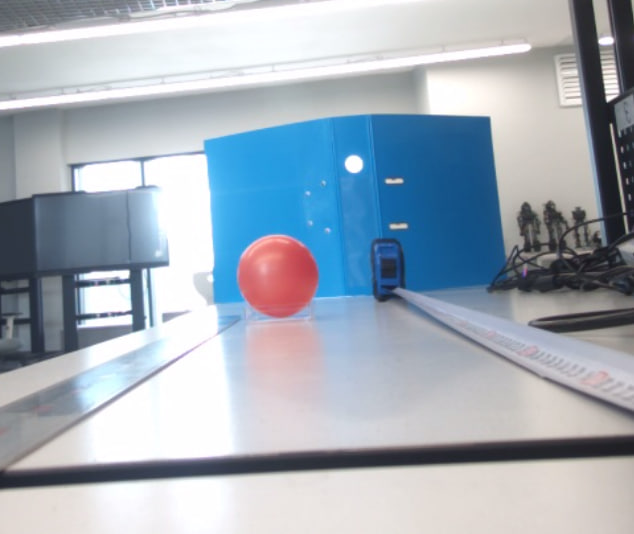
#> input picture lecture 6/1.jpg, 634 x 534 px, given in place of the camera
$ python hsv_filter_cam.py   (older library calls are emulated)
#> lines starting #> are read from the running program, lines starting #| are printed output that depends on the picture; after the words box and inside, x2 and y2 are one past the last pixel; in counts of white or black regions, pixels touching at a corner belong together
import numpy as np
import cv2
import math
cv2.namedWindow("mask")

def nothing(x):
    pass

low_hsv =  (0, 145, 90)
high_hsv =  (184, 212, 232)

lh, ls, lv = low_hsv
hh, hs, hv = high_hsv

cv2.createTrackbar("lh", "mask", lh, 255, nothing)
cv2.createTrackbar("ls", "mask", ls, 255, nothing)
cv2.createTrackbar("lv", "mask", lv, 255, nothing)
cv2.createTrackbar("hh", "mask", hh, 255, nothing)
cv2.createTrackbar("hs", "mask", hs, 255, nothing)
cv2.createTrackbar("hv", "mask", hv, 255, nothing)

calibration_distance = 50 # см
calibration_linear_size = 51 # pixel
cam = cv2.VideoCapture(0)

while (True):
    success, frame = cam.read()
#> frame is the input picture: shape (534, 634, 3); mean B, G, R 185.1, 173.5, 162.2
    original_frame = frame
    cv2.imwrite("ball_unknown_distance_2.jpg",original_frame)
    # [6 lines of commented-out code are left out]

    hsv = cv2.cvtColor(frame, cv2.COLOR_BGR2HSV)
#> hsv: shape (534, 634, 3); mean H, S, V 83.9, 47.1, 189.3

    lh = cv2.getTrackbarPos("lh", "mask")
    ls = cv2.getTrackbarPos("ls", "mask")
    lv = cv2.getTrackbarPos("lv", "mask")
    hh = cv2.getTrackbarPos("hh", "mask")
    hs = cv2.getTrackbarPos("hs", "mask")
    hv = cv2.getTrackbarPos("hv", "mask")

    mask = cv2.inRange(hsv, (lh, ls, lv), (hh, hs, hv))
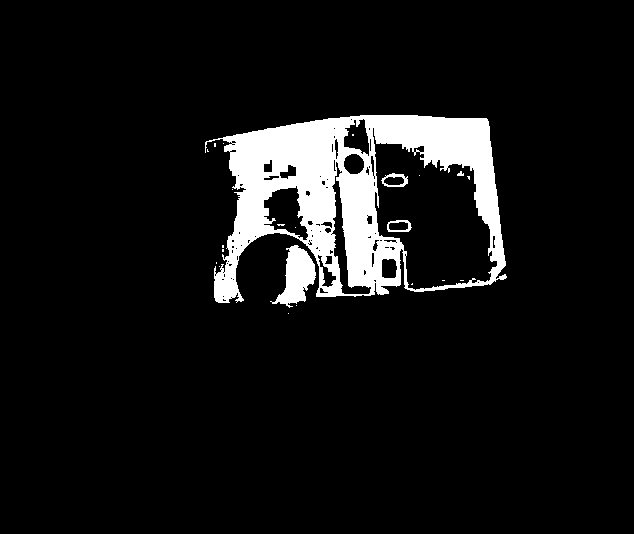
#> mask: shape (534, 634); 7.9% white; 23 white regions (18 under 20 px), largest, box (x1, y1, x2, y2) and area: (205, 115, 507, 303) 25077, (270, 245, 316, 308) 1437, (381, 173, 408, 187) 158, (387, 220, 412, 232) 129, (457, 171, 464, 176) 23
    print("low_hsv = ", (lh, ls, lv), "high_hsv = ", (hh, hs, hv))

    cv2.imshow("mask", mask)

    connectivity = 4
    # Perform the operation
    output = cv2.connectedComponentsWithStats(mask, connectivity, cv2.CV_32S)

    # Get the results
    # The first cell is the number of labels
    num_labels = output[0]
#> num_labels = 24
    # The second cell is the label matrix
    labels = output[1]
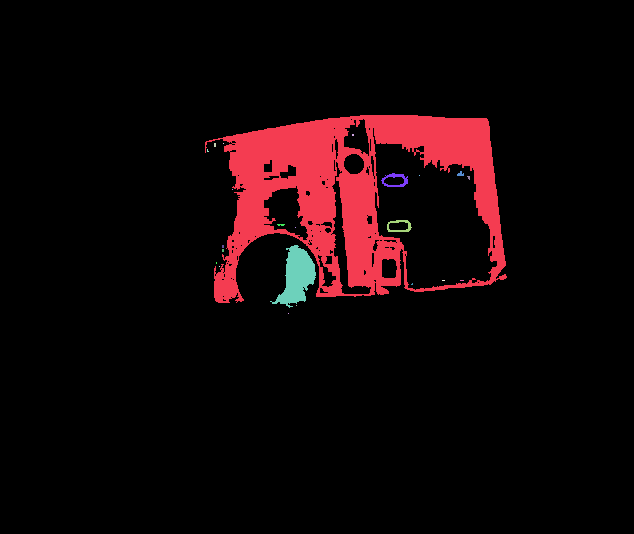
#> labels: shape (534, 634) int32; 24 distinct labels, from 0 to 23; one colour per label, 0 black
    # The third cell is the stat matrix
    stats = output[2]
#> stats = 24 rows, first 6: [0, 0, 634, 534, 311664], [205, 115, 302, 188, 25077], [352, 134, 2, 2, 4], [214, 143, 2, 4, 8], [223, 143, 1, 1, 1], [207, 149, 2, 3, 4]

    filtered = np.zeros_like(mask)

    for i in range(1, num_labels):
        a = stats[i, cv2.CC_STAT_AREA]
        t = stats[i, cv2.CC_STAT_TOP]
        l = stats[i, cv2.CC_STAT_LEFT]
        w = stats[i, cv2.CC_STAT_WIDTH]
        h = stats[i, cv2.CC_STAT_HEIGHT]

        #print(a)

        if (a >= 500):
            filtered[np.where(labels == i)] = 255
            #print(a)
            linear_size = math.sqrt(a)

            distance_by_cam = round(calibration_distance * calibration_linear_size / linear_size)
            # cv2.putText(frame, f"dist={distance_by_cam}", (l + w + 10, t + h + 10), cv2.FONT_HERSHEY_SIMPLEX, 1, (255, 0, 255), 2, cv2.LINE_AA)
            # cv2.putText(frame, f"lsize={int(linear_size)}", (l - 60, t + h + 10), cv2.FONT_HERSHEY_SIMPLEX, 1, (0, 255, 255), 2, cv2.LINE_AA)

            cv2.putText(frame, str(a), (l, t), cv2.FONT_HERSHEY_SIMPLEX, 1, (255, 0, 0), 2, cv2.LINE_AA)
            cv2.rectangle(frame, (l, t), (l + w, t + h), (0, 255, 0), 2)
#> this loop made 23 passes
#> (a, t, l, w, h, linear_size, distance_by_cam) on passes 1, 15: (25077, 115, 205, 302, 188, 158.4, 16), (1437, 245, 270, 46, 63, 37.91, 67)
#> (a, t, l, w, h) on passes 2 to 7: (4, 134, 352, 2, 2), (8, 143, 214, 2, 4), (1, 143, 223, 1, 1), (4, 149, 207, 2, 3), (23, 171, 457, 7, 5), (158, 173, 381, 27, 14)
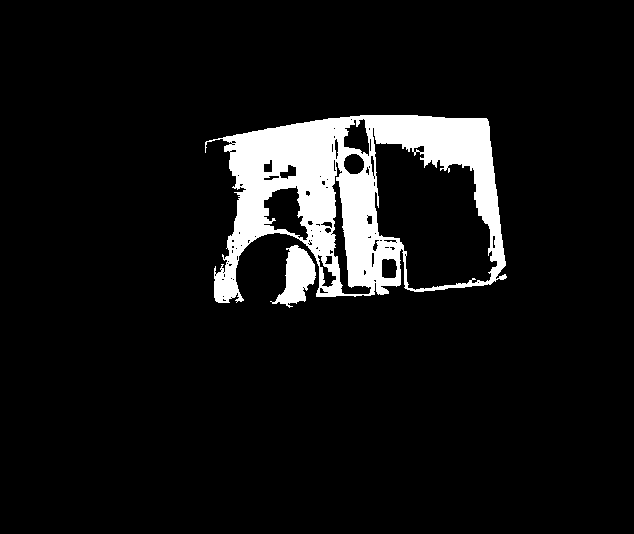
#> filtered: shape (534, 634); 7.8% white; 2 white regions, box (x1, y1, x2, y2) and area: (205, 115, 507, 303) 25077, (270, 245, 316, 308) 1437
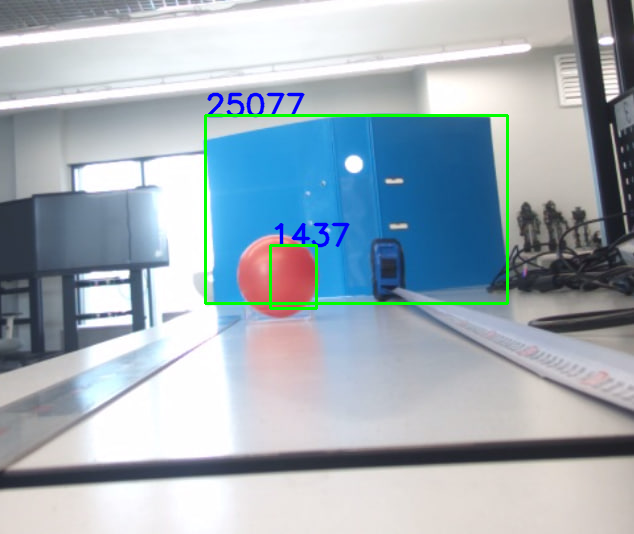
#> frame: shape (534, 634, 3); 1.59% of pixels changed, all inside (x1, y1, x2, y2) = (204, 92, 509, 310)

    #print("=====================")
    #break

    cv2.imshow("frame", frame)

    #cv2.imshow("hsv", hsv[:, :, 0])
    cv2.imshow("filtered", filtered)

    key = cv2.waitKey(280) & 0xFF
#> (key Esc is pressed here)

    if (key == ord(' ')):
        break

cam.release()
cv2.destroyAllWindows()
cv2.waitKey(10)

$ run again, on lecture 6/ball_100_cm.jpg
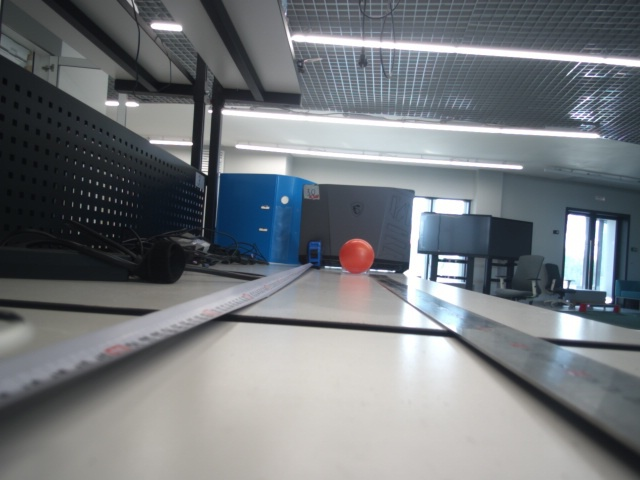
#> input picture lecture 6/ball_100_cm.jpg, 640 x 480 px, given in place of the camera
#> frame is the input picture: shape (480, 640, 3); mean B, G, R 125, 121.1, 116.7
#> hsv: shape (480, 640, 3); mean H, S, V 79.7, 34.9, 127.5
#> `mask = cv2.inRange(hsv, (lh, ls, lv), (hh, hs, hv))`:
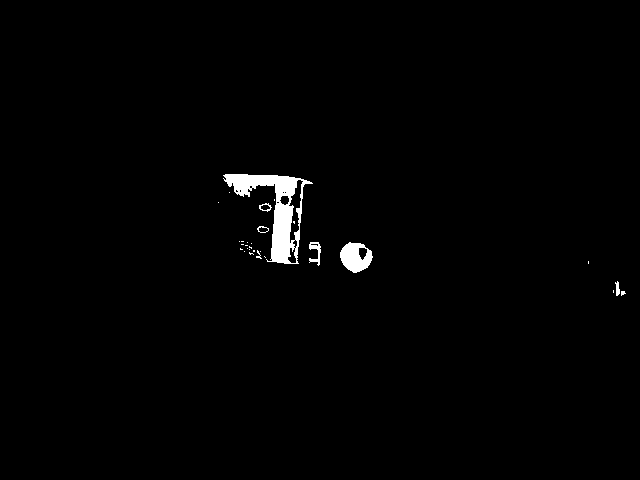
#> mask: shape (480, 640); 1.2% white; 29 white regions (22 under 20 px), largest, box (x1, y1, x2, y2) and area: (223, 174, 313, 264) 2575, (340, 242, 373, 273) 669, (309, 242, 321, 266) 136
#> num_labels = 30
#> labels: shape (480, 640) int32; 30 distinct labels, from 0 to 29
#> stats = 30 rows, first 6: [0, 0, 640, 480, 303606], [223, 174, 90, 90, 2575], [229, 192, 1, 1, 1], [274, 199, 1, 2, 2], [218, 202, 1, 1, 1], [259, 203, 13, 9, 44]
#> the loop `for i in range(1, num_labels):` made 29 passes
#> (a, t, l, w, h, linear_size, distance_by_cam) on passes 1, 13: (2575, 174, 223, 90, 90, 50.74, 50), (669, 242, 340, 33, 31, 25.87, 99)
#> after the loop `for i in range(1, num_labels):`:
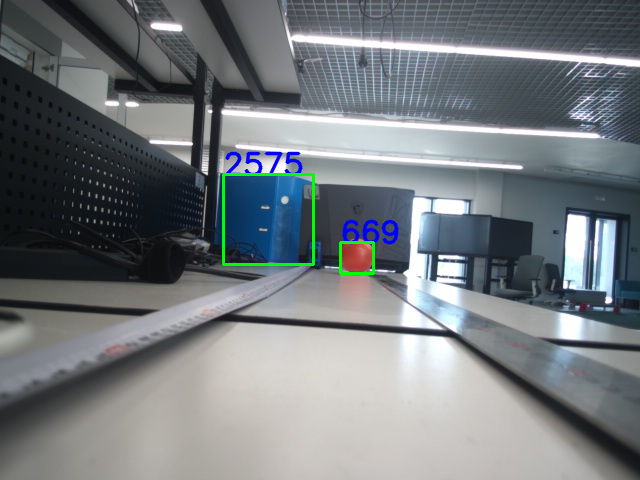
#> frame: shape (480, 640, 3); 1.02% of pixels changed, all inside (x1, y1, x2, y2) = (222, 151, 399, 275)

$ run again, on lecture 6/ball.png
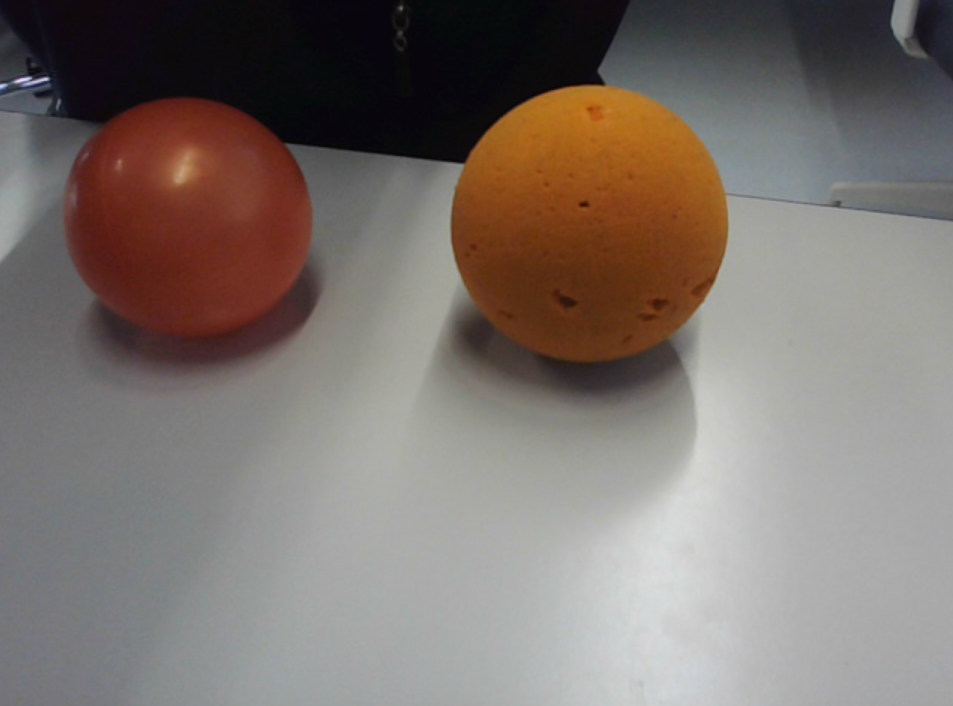
#> input picture lecture 6/ball.png, 953 x 706 px, given in place of the camera
#> frame is the input picture: shape (706, 953, 3); mean B, G, R 110.1, 115.3, 124.8
#> hsv: shape (706, 953, 3); mean H, S, V 56.6, 49, 126.7
#> `mask = cv2.inRange(hsv, (lh, ls, lv), (hh, hs, hv))`:
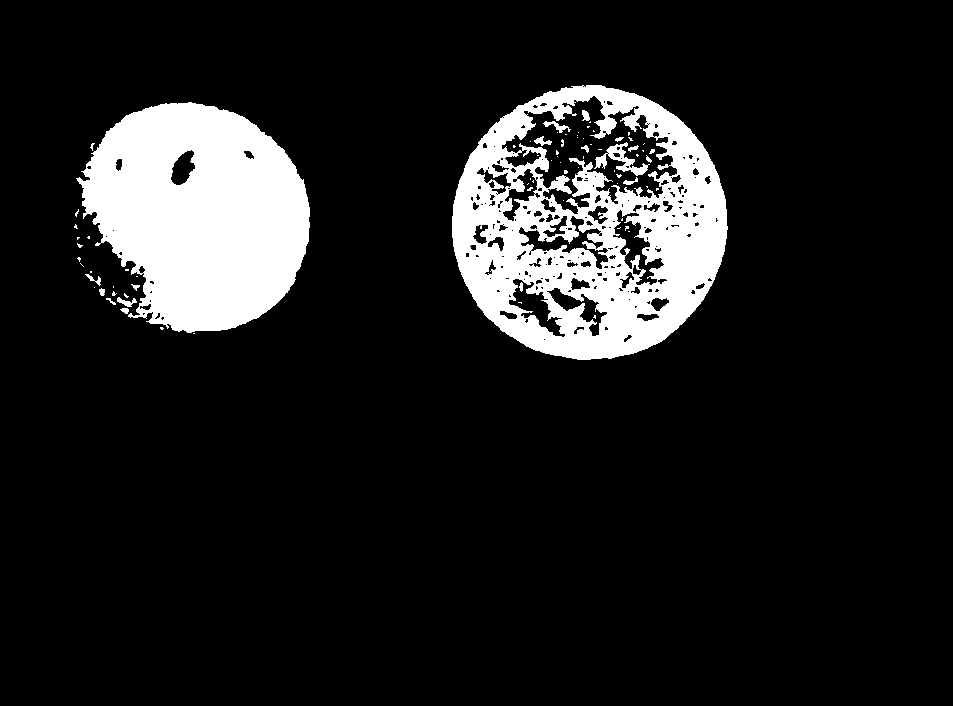
#> mask: shape (706, 953); 12.1% white; 79 white regions (60 under 20 px), largest, box (x1, y1, x2, y2) and area: (452, 85, 728, 360) 41178, (76, 102, 310, 333) 38327, (594, 142, 650, 176) 593
#> num_labels = 80
#> labels: shape (706, 953) int32; 80 distinct labels, from 0 to 79
#> stats = 80 rows, first 6: [0, 0, 953, 706, 591611], [452, 85, 276, 275, 41178], [76, 102, 234, 231, 38327], [582, 110, 8, 11, 64], [543, 121, 28, 12, 121], [589, 121, 2, 2, 3]
#> the loop `for i in range(1, num_labels):` made 79 passes
#> (a, t, l, w, h, linear_size, distance_by_cam) on passes 1, 2, 21: (41178, 85, 452, 276, 275, 202.9, 13), (38327, 102, 76, 234, 231, 195.8, 13), (593, 142, 594, 56, 34, 24.35, 105)
#> after the loop `for i in range(1, num_labels):`:
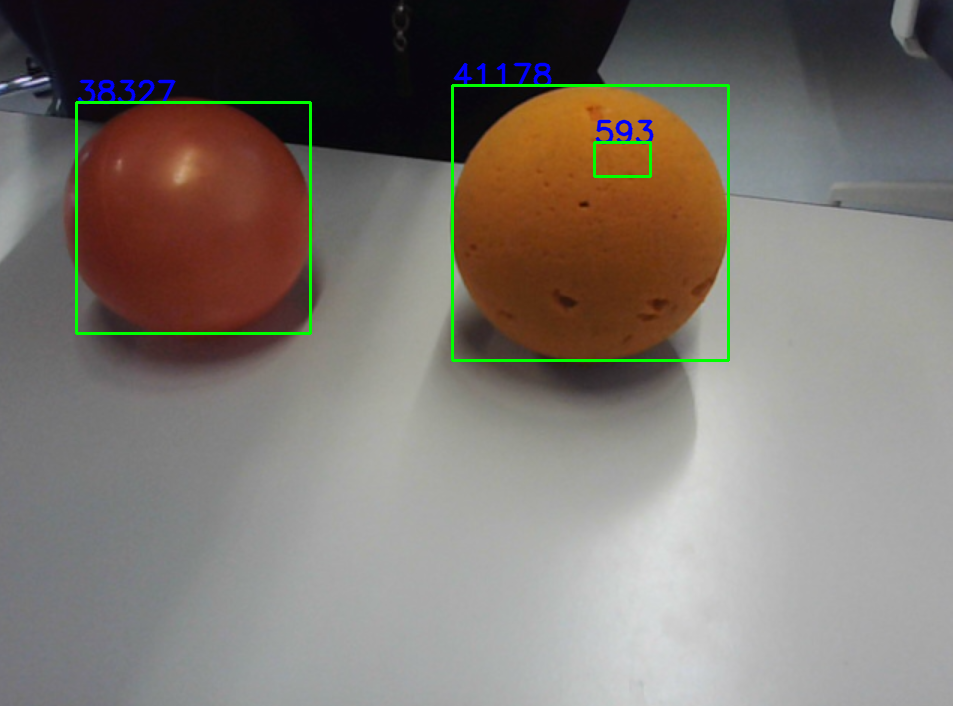
#> frame: shape (706, 953, 3); 1.39% of pixels changed, all inside (x1, y1, x2, y2) = (75, 62, 730, 362)
